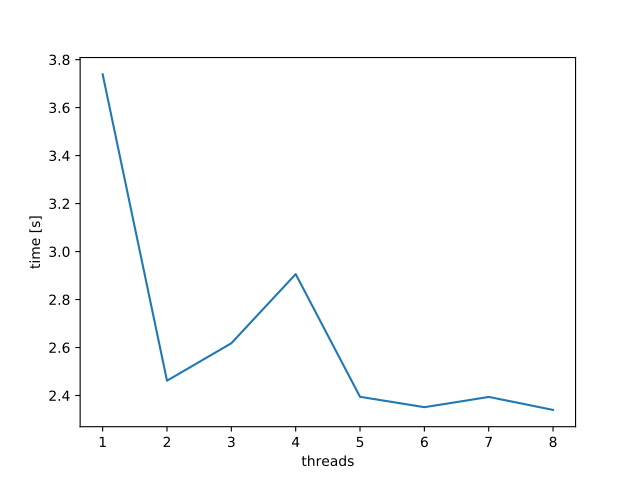

The Python source for this figure:
from pyscf import lib, gto, dft
import matplotlib.pyplot as plt
import time


ch4 = gto.Mole()
ch4.atom = 'C 0.5, 0.5, 0.5; H 0, 0, 0; H 0, 1, 1; H 1, 1, 0; H 1, 0, 1'
ch4.basis = 'sto-3g'
ch4.build()

# get the calculation time per number of omp threads
mf = dft.RKS(ch4)
mf.xc = 'lda,pw'
mf.grids.level = 9
threads = range(1, 9)
times = []
for i in threads:
    print('Threads: {}'.format(i))
    lib.num_threads(i)
    start = time.time()
    mf.kernel()
    end = time.time()
    times.append(end - start)

# plot time per omp threads
plt.figure()
plt.xlabel('threads')
plt.ylabel('time [s]')
plt.plot(threads, times)
plt.show()
